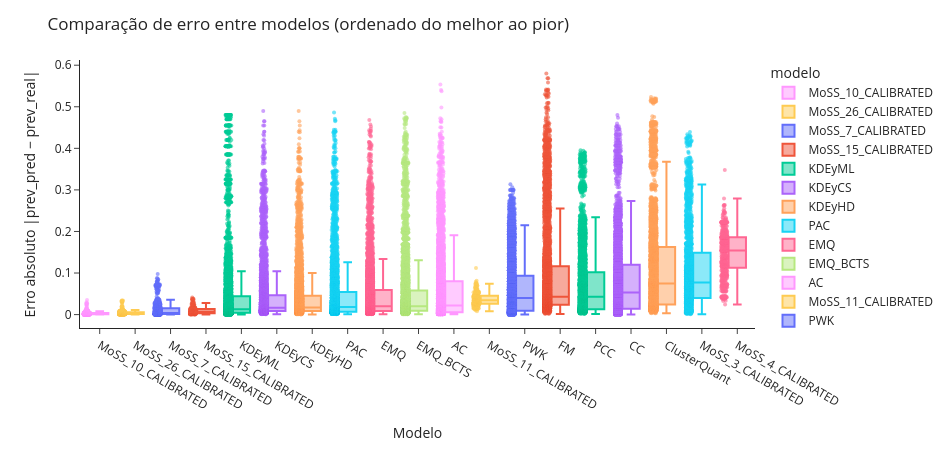

Here is the notebook cell this chart was saved with:
### Code cell
import pandas as pd
import plotly.express as px
from pathlib import Path

# ============================
# CARREGAR TODOS OS CSVs
# ============================

results_path = Path("")

csv_files = list(results_path.glob("*.csv"))

if not csv_files:
    raise FileNotFoundError("Nenhum CSV encontrado na pasta ../results")

dfs = []
for csv in csv_files:
    df_tmp = pd.read_csv(csv)
    df_tmp["source_file"] = csv.name  # opcional: rastrear origem
    dfs.append(df_tmp)

df = pd.concat(dfs, ignore_index=True)

# 🔧 garantir que erro é numérico
df["erro"] = pd.to_numeric(df["erro"], errors="coerce")

# ============================
# ORDENAR MODELOS
# ============================

order = (
    df.groupby("modelo")["erro"]
    .median()
    .sort_values()
    .index
    .tolist()
)

# ============================
# MAPA DE CORES
# ============================

color_map = {
    "baseline_ultra":  "#EF553B",
    "shape_ultra":  "#EF553B",
    "tail_ultra":  "#EF553B",
    "divergence_ultra": "#EF553B",
    "qderiv_ultra": "#EF553B",
    "baseline_tails_01": "#EF553B",
    "DyS_hellinger": "#fc03d3",
    "DyS_topsoe": "#fc03d3",
    "QuaDapt_DyS": "#fc03d3",
    "baseline_lite": "#19D3F3",
    "mfe": "#19D3F3",
    "qderiv_lite": "#19D3F3",
    "MiniRocket": "#19D3F3",
    "tsfresh": "#19D3F3",
    "catch22": "#19D3F3",
    "divergence_lite": "#19D3F3",
    "tail_lite": "#19D3F3",
    "shape_lite": "#19D3F3"
}

# ============================
# PLOT
# ============================

fig = px.box(
    df,
    x="modelo",
    y="erro",
    category_orders={"modelo": order},
    points="all",
    color="modelo",
    color_discrete_map=color_map
)

fig.update_traces(
    jitter=0.35,
    marker=dict(size=4, opacity=0.6),
)

fig.update_layout(
    title="Comparação de erro entre modelos (ordenado do melhor ao pior)",
    xaxis_title="Modelo",
    yaxis_title="Erro absoluto |prev_pred − prev_real|",
    template="simple_white",
    width=950,
    height=450,
    showlegend=True
)

fig

### Figure 1 — Plotly figure (JSON) as saved in the notebook; plotly's stock layout.template omitted (floating-point values rounded to 4 significant figures; data arrays with more than 128 entries replaced by an {"elided": "..."} marker saying what was removed)
{"data": [{"alignmentgroup": "True", "boxpoints": "all", "hovertemplate": "modelo=%{x}<br>erro=%{y}<extra></extra>", "jitter": 0.35, "legendgroup": "MoSS_10_CALIBRATED", "marker": {"color": "#FF97FF", "opacity": 0.6, "size": 4}, "name": "MoSS_10_CALIBRATED", "notched": false, "offsetgroup": "MoSS_10_CALIBRATED", "orientation": "v", "showlegend": true, "type": "box", "x": {"elided": "600 str values"}, "x0": " ", "xaxis": "x", "y": {"elided": "600 float values"}, "y0": " ", "yaxis": "y"}, {"alignmentgroup": "True", "boxpoints": "all", "hovertemplate": "modelo=%{x}<br>erro=%{y}<extra></extra>", "jitter": 0.35, "legendgroup": "MoSS_26_CALIBRATED", "marker": {"color": "#FECB52", "opacity": 0.6, "size": 4}, "name": "MoSS_26_CALIBRATED", "notched": false, "offsetgroup": "MoSS_26_CALIBRATED", "orientation": "v", "showlegend": true, "type": "box", "x": {"elided": "600 str values"}, "x0": " ", "xaxis": "x", "y": {"elided": "600 float values"}, "y0": " ", "yaxis": "y"}, {"alignmentgroup": "True", "boxpoints": "all", "hovertemplate": "modelo=%{x}<br>erro=%{y}<extra></extra>", "jitter": 0.35, "legendgroup": "MoSS_7_CALIBRATED", "marker": {"color": "#636efa", "opacity": 0.6, "size": 4}, "name": "MoSS_7_CALIBRATED", "notched": false, "offsetgroup": "MoSS_7_CALIBRATED", "orientation": "v", "showlegend": true, "type": "box", "x": {"elided": "900 str values"}, "x0": " ", "xaxis": "x", "y": {"elided": "900 float values"}, "y0": " ", "yaxis": "y"}, {"alignmentgroup": "True", "boxpoints": "all", "hovertemplate": "modelo=%{x}<br>erro=%{y}<extra></extra>", "jitter": 0.35, "legendgroup": "MoSS_15_CALIBRATED", "marker": {"color": "#EF553B", "opacity": 0.6, "size": 4}, "name": "MoSS_15_CALIBRATED", "notched": false, "offsetgroup": "MoSS_15_CALIBRATED", "orientation": "v", "showlegend": true, "type": "box", "x": {"elided": "300 str values"}, "x0": " ", "xaxis": "x", "y": {"elided": "300 float values"}, "y0": " ", "yaxis": "y"}, {"alignmentgroup": "True", "boxpoints": "all", "hovertemplate": "modelo=%{x}<br>erro=%{y}<extra></extra>", "jitter": 0.35, "legendgroup": "KDEyML", "marker": {"color": "#00cc96", "opacity": 0.6, "size": 4}, "name": "KDEyML", "notched": false, "offsetgroup": "KDEyML", "orientation": "v", "showlegend": true, "type": "box", "x": {"elided": "5400 str values"}, "x0": " ", "xaxis": "x", "y": {"elided": "5400 float values"}, "y0": " ", "yaxis": "y"}, {"alignmentgroup": "True", "boxpoints": "all", "hovertemplate": "modelo=%{x}<br>erro=%{y}<extra></extra>", "jitter": 0.35, "legendgroup": "KDEyCS", "marker": {"color": "#ab63fa", "opacity": 0.6, "size": 4}, "name": "KDEyCS", "notched": false, "offsetgroup": "KDEyCS", "orientation": "v", "showlegend": true, "type": "box", "x": {"elided": "5400 str values"}, "x0": " ", "xaxis": "x", "y": {"elided": "5400 float values"}, "y0": " ", "yaxis": "y"}, {"alignmentgroup": "True", "boxpoints": "all", "hovertemplate": "modelo=%{x}<br>erro=%{y}<extra></extra>", "jitter": 0.35, "legendgroup": "KDEyHD", "marker": {"color": "#FFA15A", "opacity": 0.6, "size": 4}, "name": "KDEyHD", "notched": false, "offsetgroup": "KDEyHD", "orientation": "v", "showlegend": true, "type": "box", "x": {"elided": "5400 str values"}, "x0": " ", "xaxis": "x", "y": {"elided": "5400 float values"}, "y0": " ", "yaxis": "y"}, {"alignmentgroup": "True", "boxpoints": "all", "hovertemplate": "modelo=%{x}<br>erro=%{y}<extra></extra>", "jitter": 0.35, "legendgroup": "PAC", "marker": {"color": "#19d3f3", "opacity": 0.6, "size": 4}, "name": "PAC", "notched": false, "offsetgroup": "PAC", "orientation": "v", "showlegend": true, "type": "box", "x": {"elided": "5400 str values"}, "x0": " ", "xaxis": "x", "y": {"elided": "5400 float values"}, "y0": " ", "yaxis": "y"}, {"alignmentgroup": "True", "boxpoints": "all", "hovertemplate": "modelo=%{x}<br>erro=%{y}<extra></extra>", "jitter": 0.35, "legendgroup": "EMQ", "marker": {"color": "#FF6692", "opacity": 0.6, "size": 4}, "name": "EMQ", "notched": false, "offsetgroup": "EMQ", "orientation": "v", "showlegend": true, "type": "box", "x": {"elided": "5400 str values"}, "x0": " ", "xaxis": "x", "y": {"elided": "5400 float values"}, "y0": " ", "yaxis": "y"}, {"alignmentgroup": "True", "boxpoints": "all", "hovertemplate": "modelo=%{x}<br>erro=%{y}<extra></extra>", "jitter": 0.35, "legendgroup": "EMQ_BCTS", "marker": {"color": "#B6E880", "opacity": 0.6, "size": 4}, "name": "EMQ_BCTS", "notched": false, "offsetgroup": "EMQ_BCTS", "orientation": "v", "showlegend": true, "type": "box", "x": {"elided": "5400 str values"}, "x0": " ", "xaxis": "x", "y": {"elided": "5400 float values"}, "y0": " ", "yaxis": "y"}, {"alignmentgroup": "True", "boxpoints": "all", "hovertemplate": "modelo=%{x}<br>erro=%{y}<extra></extra>", "jitter": 0.35, "legendgroup": "AC", "marker": {"color": "#FF97FF", "opacity": 0.6, "size": 4}, "name": "AC", "notched": false, "offsetgroup": "AC", "orientation": "v", "showlegend": true, "type": "box", "x": {"elided": "5400 str values"}, "x0": " ", "xaxis": "x", "y": {"elided": "5400 float values"}, "y0": " ", "yaxis": "y"}, {"alignmentgroup": "True", "boxpoints": "all", "hovertemplate": "modelo=%{x}<br>erro=%{y}<extra></extra>", "jitter": 0.35, "legendgroup": "MoSS_11_CALIBRATED", "marker": {"color": "#FECB52", "opacity": 0.6, "size": 4}, "name": "MoSS_11_CALIBRATED", "notched": false, "offsetgroup": "MoSS_11_CALIBRATED", "orientation": "v", "showlegend": true, "type": "box", "x": {"elided": "300 str values"}, "x0": " ", "xaxis": "x", "y": {"elided": "300 float values"}, "y0": " ", "yaxis": "y"}, {"alignmentgroup": "True", "boxpoints": "all", "hovertemplate": "modelo=%{x}<br>erro=%{y}<extra></extra>", "jitter": 0.35, "legendgroup": "PWK", "marker": {"color": "#636efa", "opacity": 0.6, "size": 4}, "name": "PWK", "notched": false, "offsetgroup": "PWK", "orientation": "v", "showlegend": true, "type": "box", "x": {"elided": "5400 str values"}, "x0": " ", "xaxis": "x", "y": {"elided": "5400 float values"}, "y0": " ", "yaxis": "y"}, {"alignmentgroup": "True", "boxpoints": "all", "hovertemplate": "modelo=%{x}<br>erro=%{y}<extra></extra>", "jitter": 0.35, "legendgroup": "FM", "marker": {"color": "#EF553B", "opacity": 0.6, "size": 4}, "name": "FM", "notched": false, "offsetgroup": "FM", "orientation": "v", "showlegend": true, "type": "box", "x": {"elided": "5400 str values"}, "x0": " ", "xaxis": "x", "y": {"elided": "5400 float values"}, "y0": " ", "yaxis": "y"}, {"alignmentgroup": "True", "boxpoints": "all", "hovertemplate": "modelo=%{x}<br>erro=%{y}<extra></extra>", "jitter": 0.35, "legendgroup": "PCC", "marker": {"color": "#00cc96", "opacity": 0.6, "size": 4}, "name": "PCC", "notched": false, "offsetgroup": "PCC", "orientation": "v", "showlegend": true, "type": "box", "x": {"elided": "5400 str values"}, "x0": " ", "xaxis": "x", "y": {"elided": "5400 float values"}, "y0": " ", "yaxis": "y"}, {"alignmentgroup": "True", "boxpoints": "all", "hovertemplate": "modelo=%{x}<br>erro=%{y}<extra></extra>", "jitter": 0.35, "legendgroup": "CC", "marker": {"color": "#ab63fa", "opacity": 0.6, "size": 4}, "name": "CC", "notched": false, "offsetgroup": "CC", "orientation": "v", "showlegend": true, "type": "box", "x": {"elided": "4071 str values"}, "x0": " ", "xaxis": "x", "y": {"elided": "4071 float values"}, "y0": " ", "yaxis": "y"}, {"alignmentgroup": "True", "boxpoints": "all", "hovertemplate": "modelo=%{x}<br>erro=%{y}<extra></extra>", "jitter": 0.35, "legendgroup": "ClusterQuant", "marker": {"color": "#FFA15A", "opacity": 0.6, "size": 4}, "name": "ClusterQuant", "notched": false, "offsetgroup": "ClusterQuant", "orientation": "v", "showlegend": true, "type": "box", "x": {"elided": "5400 str values"}, "x0": " ", "xaxis": "x", "y": {"elided": "5400 float values"}, "y0": " ", "yaxis": "y"}, {"alignmentgroup": "True", "boxpoints": "all", "hovertemplate": "modelo=%{x}<br>erro=%{y}<extra></extra>", "jitter": 0.35, "legendgroup": "MoSS_3_CALIBRATED", "marker": {"color": "#19d3f3", "opacity": 0.6, "size": 4}, "name": "MoSS_3_CALIBRATED", "notched": false, "offsetgroup": "MoSS_3_CALIBRATED", "orientation": "v", "showlegend": true, "type": "box", "x": {"elided": "2100 str values"}, "x0": " ", "xaxis": "x", "y": {"elided": "2100 float values"}, "y0": " ", "yaxis": "y"}, {"alignmentgroup": "True", "boxpoints": "all", "hovertemplate": "modelo=%{x}<br>erro=%{y}<extra></extra>", "jitter": 0.35, "legendgroup": "MoSS_4_CALIBRATED", "marker": {"color": "#FF6692", "opacity": 0.6, "size": 4}, "name": "MoSS_4_CALIBRATED", "notched": false, "offsetgroup": "MoSS_4_CALIBRATED", "orientation": "v", "showlegend": true, "type": "box", "x": {"elided": "600 str values"}, "x0": " ", "xaxis": "x", "y": {"elided": "600 float values"}, "y0": " ", "yaxis": "y"}], "layout": {"boxmode": "overlay", "height": 450, "legend": {"title": {"text": "modelo"}, "tracegroupgap": 0}, "margin": {"t": 60}, "showlegend": true, "title": {"text": "Comparação de erro entre modelos (ordenado do melhor ao pior)"}, "width": 950, "xaxis": {"anchor": "y", "categoryarray": ["MoSS_10_CALIBRATED", "MoSS_26_CALIBRATED", "MoSS_7_CALIBRATED", "MoSS_15_CALIBRATED", "KDEyML", "KDEyCS", "KDEyHD", "PAC", "EMQ", "EMQ_BCTS", "AC", "MoSS_11_CALIBRATED", "PWK", "FM", "PCC", "CC", "ClusterQuant", "MoSS_3_CALIBRATED", "MoSS_4_CALIBRATED"], "categoryorder": "array", "domain": [0, 1], "title": {"text": "Modelo"}}, "yaxis": {"anchor": "x", "domain": [0, 1], "title": {"text": "Erro absoluto |prev_pred − prev_real|"}}}}
